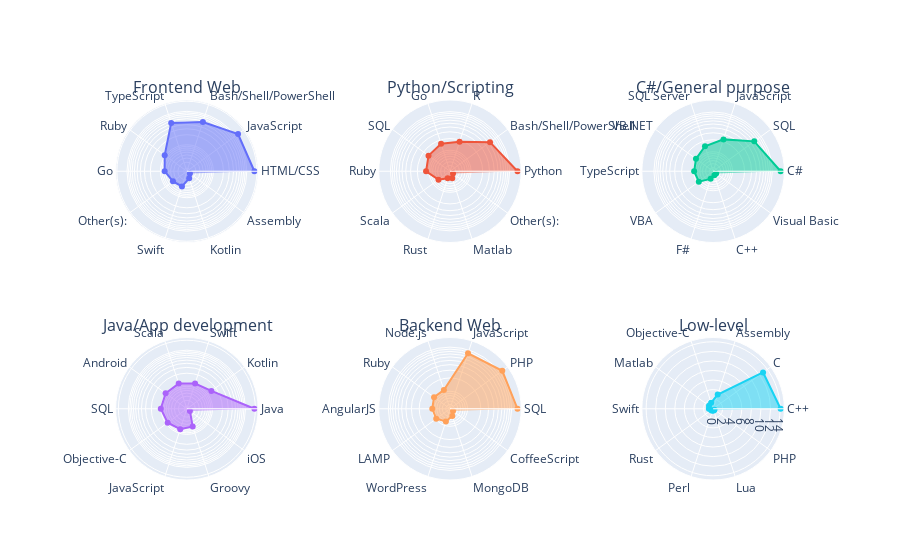

The code cell stored with this chart in its notebook:
### Code cell
"""Plot the most significant programming languages for each user group"""

from plotly.subplots import make_subplots
import plotly.graph_objects as go

fig = make_subplots(rows=2, cols=3)
fig = make_subplots(
    rows=2, cols=3,
    specs=[[{"type": "polar"}, {"type": "polar"}, {"type": "polar"}],
           [{"type": "polar"}, {"type": "polar"}, {"type": "polar"}]],
    subplot_titles=("Frontend Web", "Python/Scripting", "C#/General purpose", "Java/App development", "Backend Web", "Low-level")
)


for i in range(6):
    for_polar = types[i].nlargest(10)
    x = (i % 3 + 1)
    y = (int(i / 3) + 1)
    fig.add_trace(
        go.Scatterpolar(
            r=for_polar,
            theta=list(for_polar.index),
            fill='toself',
            mode="lines+markers+text",
            subplot="polar2"
        ),
        row=y, col=x
    )

#Apparently these can be formatted by 
subaxes = ["polar{}".format(i) if i != 0 else "polar" for i in range(6)]
fig.update_layout(
    {subax: dict(
        radialaxis=dict(
            visible=True,
            type="log",
            showticklabels=False
        ),
    ) for subax in subaxes}
)

fig.update_layout(
    showlegend=False
)

fig.show()
import plotly
#plotly.offline.plot(fig, filename='file.html')
#programming_types_plot = plotly.offline.plot(fig, include_plotlyjs=False, output_type='div')
plotly.offline.plot(fig, filename="figures/programmer_types.html", include_plotlyjs=True, auto_open=False)

### Figure 1 — Plotly figure (JSON) as saved in the notebook; plotly's stock layout.template omitted (floating-point values rounded to 4 significant figures)
{"data": [{"fill": "toself", "mode": "lines+markers+text", "r": [16.84, 12.55, 5.713, 5.339, 1.066, 0.7457, 0.528, 0.4842, 0.2697, 0.2089], "subplot": "polar", "theta": ["HTML/CSS", "JavaScript", "Bash/Shell/PowerShell", "TypeScript", "Ruby", "Go", "Other(s):", "Swift", "Kotlin", "Assembly"], "type": "scatterpolar"}, {"fill": "toself", "mode": "lines+markers+text", "r": [16.0, 5.453, 1.8, 1.594, 1.39, 1.189, 0.6669, 0.4444, 0.4403, 0.3563], "subplot": "polar2", "theta": ["Python", "Bash/Shell/PowerShell", "R", "Go", "SQL", "Ruby", "Scala", "Rust", "Matlab", "Other(s):"], "type": "scatterpolar"}, {"fill": "toself", "mode": "lines+markers+text", "r": [16.17, 6.167, 2.254, 1.483, 1.103, 0.9693, 0.8994, 0.5135, 0.4103, 0.4012], "subplot": "polar3", "theta": ["C#", "SQL", "JavaScript", "SQL Server", "VB.NET", "TypeScript", "VBA", "F#", "C++", "Visual Basic"], "type": "scatterpolar"}, {"fill": "toself", "mode": "lines+markers+text", "r": [18.65, 1.385, 1.062, 1.06, 1.047, 1.032, 0.876, 0.7513, 0.6171, 0.2167], "subplot": "polar4", "theta": ["Java", "Kotlin", "Swift", "Scala", "Android", "SQL", "Objective-C", "JavaScript", "Groovy", "iOS"], "type": "scatterpolar"}, {"fill": "toself", "mode": "lines+markers+text", "r": [13.57, 11.67, 8.406, 1.125, 1.123, 1.012, 0.9757, 0.8072, 0.5941, 0.4877], "subplot": "polar5", "theta": ["SQL", "PHP", "JavaScript", "Node.js", "Ruby", "AngularJS", "LAMP", "WordPress", "MongoDB", "CoffeeScript"], "type": "scatterpolar"}, {"fill": "toself", "mode": "lines+markers+text", "r": [14.1, 12.9, 3.11, 1.334, 1.065, 0.8897, 0.5013, 0.4576, 0.3909, 0.3583], "subplot": "polar6", "theta": ["C++", "C", "Assembly", "Objective-C", "Matlab", "Swift", "Rust", "Perl", "Lua", "PHP"], "type": "scatterpolar"}], "layout": {"annotations": [{"font": {"size": 16}, "showarrow": false, "text": "Frontend Web", "x": 0.1444, "xanchor": "center", "xref": "paper", "y": 1, "yanchor": "bottom", "yref": "paper"}, {"font": {"size": 16}, "showarrow": false, "text": "Python/Scripting", "x": 0.5, "xanchor": "center", "xref": "paper", "y": 1, "yanchor": "bottom", "yref": "paper"}, {"font": {"size": 16}, "showarrow": false, "text": "C#/General purpose", "x": 0.8556, "xanchor": "center", "xref": "paper", "y": 1, "yanchor": "bottom", "yref": "paper"}, {"font": {"size": 16}, "showarrow": false, "text": "Java/App development", "x": 0.1444, "xanchor": "center", "xref": "paper", "y": 0.375, "yanchor": "bottom", "yref": "paper"}, {"font": {"size": 16}, "showarrow": false, "text": "Backend Web", "x": 0.5, "xanchor": "center", "xref": "paper", "y": 0.375, "yanchor": "bottom", "yref": "paper"}, {"font": {"size": 16}, "showarrow": false, "text": "Low-level", "x": 0.8556, "xanchor": "center", "xref": "paper", "y": 0.375, "yanchor": "bottom", "yref": "paper"}], "autosize": true, "polar": {"angularaxis": {"type": "category"}, "domain": {"x": [0, 0.2889], "y": [0.625, 1]}, "radialaxis": {"autorange": true, "range": [-0.8459, 1.392], "showticklabels": false, "type": "log", "visible": true}}, "polar2": {"angularaxis": {"type": "category"}, "domain": {"x": [0.3556, 0.6444], "y": [0.625, 1]}, "radialaxis": {"autorange": true, "range": [-0.5918, 1.348], "showticklabels": false, "type": "log", "visible": true}}, "polar3": {"angularaxis": {"type": "category"}, "domain": {"x": [0.7111, 1], "y": [0.625, 1]}, "radialaxis": {"autorange": true, "range": [-0.5362, 1.348], "showticklabels": false, "type": "log", "visible": true}}, "polar4": {"angularaxis": {"type": "category"}, "domain": {"x": [0, 0.2889], "y": [0, 0.375]}, "radialaxis": {"autorange": true, "range": [-0.8323, 1.439], "showticklabels": false, "type": "log", "visible": true}}, "polar5": {"angularaxis": {"type": "category"}, "domain": {"x": [0.3556, 0.6444], "y": [0, 0.375]}, "radialaxis": {"autorange": true, "range": [-0.4374, 1.258], "showticklabels": false, "type": "log", "visible": true}}, "polar6": {"angularaxis": {"type": "category"}, "domain": {"x": [0.7111, 1], "y": [0, 0.375]}, "radialaxis": {"autorange": true, "range": [0, 15.23], "type": "linear"}}, "showlegend": false}}
